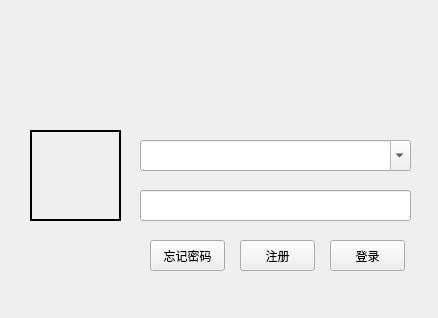
<?xml version="1.0" encoding="UTF-8"?>
<ui version="4.0">
 <class>Login</class>
 <widget class="QWidget" name="Login">
  <property name="geometry">
   <rect>
    <x>0</x>
    <y>0</y>
    <width>438</width>
    <height>318</height>
   </rect>
  </property>
  <property name="windowTitle">
   <string>Widget</string>
  </property>
  <property name="autoFillBackground">
   <bool>false</bool>
  </property>
  <widget class="QLabel" name="userPic">
   <property name="geometry">
    <rect>
     <x>30</x>
     <y>130</y>
     <width>91</width>
     <height>91</height>
    </rect>
   </property>
   <property name="frameShape">
    <enum>QFrame::WinPanel</enum>
   </property>
   <property name="text">
    <string/>
   </property>
  </widget>
  <widget class="QComboBox" name="nameCmBox">
   <property name="geometry">
    <rect>
     <x>140</x>
     <y>140</y>
     <width>271</width>
     <height>31</height>
    </rect>
   </property>
   <property name="editable">
    <bool>true</bool>
   </property>
  </widget>
  <widget class="QLineEdit" name="passwdLineEdit">
   <property name="geometry">
    <rect>
     <x>140</x>
     <y>190</y>
     <width>271</width>
     <height>31</height>
    </rect>
   </property>
  </widget>
  <widget class="QPushButton" name="regBtn">
   <property name="geometry">
    <rect>
     <x>240</x>
     <y>240</y>
     <width>75</width>
     <height>31</height>
    </rect>
   </property>
   <property name="text">
    <string>注册</string>
   </property>
  </widget>
  <widget class="QPushButton" name="loginBtn">
   <property name="geometry">
    <rect>
     <x>330</x>
     <y>240</y>
     <width>75</width>
     <height>31</height>
    </rect>
   </property>
   <property name="text">
    <string>登录</string>
   </property>
  </widget>
  <widget class="QLabel" name="label">
   <property name="geometry">
    <rect>
     <x>0</x>
     <y>10</y>
     <width>1061</width>
     <height>101</height>
    </rect>
   </property>
   <property name="text">
    <string/>
   </property>
   <property name="pixmap">
    <pixmap resource="chat.qrc">:/image/mazebank.png</pixmap>
   </property>
   <property name="scaledContents">
    <bool>true</bool>
   </property>
  </widget>
  <widget class="QLabel" name="label_2">
   <property name="geometry">
    <rect>
     <x>-50</x>
     <y>290</y>
     <width>631</width>
     <height>21</height>
    </rect>
   </property>
   <property name="text">
    <string/>
   </property>
   <property name="pixmap">
    <pixmap resource="chat.qrc">:/image/barmazebank.png</pixmap>
   </property>
   <property name="scaledContents">
    <bool>true</bool>
   </property>
  </widget>
  <widget class="QPushButton" name="fpBtn">
   <property name="geometry">
    <rect>
     <x>150</x>
     <y>240</y>
     <width>75</width>
     <height>31</height>
    </rect>
   </property>
   <property name="text">
    <string>忘记密码</string>
   </property>
  </widget>
 </widget>
 <layoutdefault spacing="6" margin="11"/>
 <tabstops>
  <tabstop>nameCmBox</tabstop>
  <tabstop>passwdLineEdit</tabstop>
  <tabstop>loginBtn</tabstop>
  <tabstop>regBtn</tabstop>
 </tabstops>
 <resources>
  <include location="chat.qrc"/>
 </resources>
 <connections/>
</ui>
